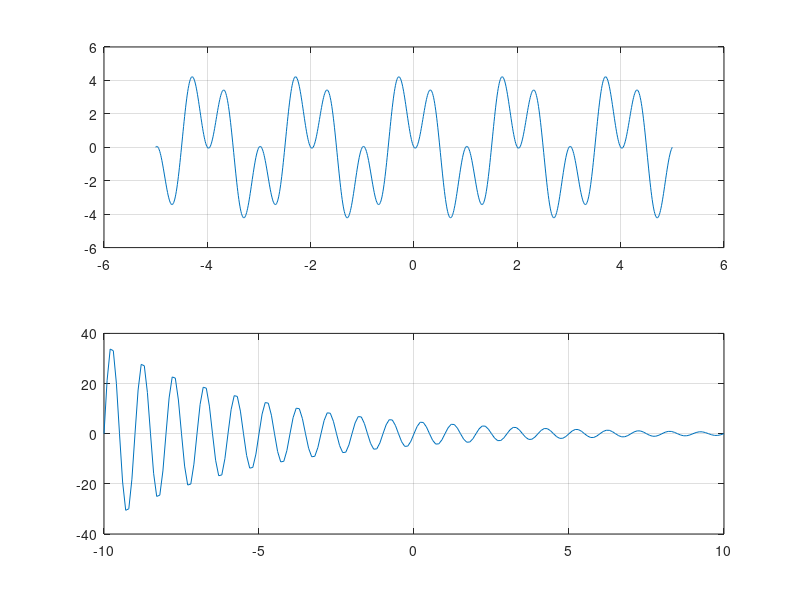

Source code (MATLAB):
%Plotting figures in Matlab
t = -5:0.01:5;
%x = 2*pi*t;
y = 5*sin(2*pi*t).*cos(pi * t-8);
subplot(2,1,1)
plot(t,y)
grid
axis
t =-10:0.1:10;
y = 5* exp(-0.2*t) .* sin(2 *pi *t);
subplot(2,1,2)

plot(t,y)
grid
axis